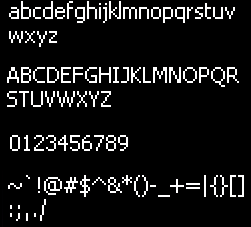
#> input picture samples/chat_ascii_02.png, 251 x 227 px, found by its file name
$ python 18_chat_threshold_test.py
#> lines starting #> are read from the running program, lines starting #| are printed output that depends on the picture; after the words box and inside, x2 and y2 are one past the last pixel; in counts of white or black regions, pixels touching at a corner belong together
### src/segment.py
"""Segmentation primitives: ROI → rows → characters.

Designed for the raid party UI initially but the row/char splitters are
generic over any cropped Name-column image.
"""
from __future__ import annotations
from dataclasses import dataclass
import numpy as np


# Raid party UI ROI (default = raid_party_05 at UI Scale 100%).
RAID_PARTY_NAME_X = (330, 478)
RAID_PARTY_DATA_Y = (78, 363)


@dataclass
class Row:
    y_abs: tuple[int, int]   # (top, bottom) in original image coords
    image: np.ndarray        # cropped RGB image of this row
    mask: np.ndarray         # binary text mask (uint8 0/255)
    baseline_y: int = -1     # baseline y within `mask` rows; -1 = unset


@dataclass
class CharBox:
    x: tuple[int, int]       # (left, right) within the row image
    image: np.ndarray        # cropped binary mask of this char (uint8 0/255)


# [35 lines left out: functions text_mask, color_text_mask, not called in this run]


def find_rows(mask: np.ndarray, y_abs_offset: int,
              min_count: int = 6, min_gap: int = 4,
              min_height: int = 6) -> list[tuple[int, int]]:
    """Return contiguous y-bands where mask has enough bright pixels.
    Returns list of (y_top_abs, y_bottom_abs), inclusive bounds."""
    row_text = (mask > 0).sum(axis=1)
    bands: list[tuple[int, int]] = []
    in_band = False
    start = 0
    gap = 0
    for y, c in enumerate(row_text):
        if c >= min_count:
            if not in_band:
                start = y
                in_band = True
            gap = 0
        else:
            if in_band:
                gap += 1
                if gap >= min_gap:
                    end = y - gap
                    if end - start + 1 >= min_height:
                        bands.append((start + y_abs_offset, end + y_abs_offset))
                    in_band = False
                    gap = 0
    if in_band:
        end = len(row_text) - 1 - gap
        if end - start + 1 >= min_height:
            bands.append((start + y_abs_offset, end + y_abs_offset))
    return bands


def find_chars(row_mask: np.ndarray,
               min_gap: int = 1,
               min_width: int = 1) -> list[tuple[int, int]]:
    """Vertical-projection segmentation: find columns containing any text
    pixel, group consecutive columns separated by gaps."""
    col_has = (row_mask > 0).any(axis=0)
    boxes: list[tuple[int, int]] = []
    in_box = False
    start = 0
    gap = 0
    for x, present in enumerate(col_has):
        if present:
            if not in_box:
                start = x
                in_box = True
            gap = 0
        else:
            if in_box:
                gap += 1
                if gap >= min_gap:
                    end = x - gap
                    if end - start + 1 >= min_width:
                        boxes.append((start, end))
                    in_box = False
                    gap = 0
    if in_box:
        end = len(col_has) - 1 - gap
        if end - start + 1 >= min_width:
            boxes.append((start, end))
    return boxes


# [136 lines left out: functions auto_split_boxes, reconcile_boxes, crop_char, tight_crop, crop_char_with_offset, not called in this run]


# Fixed-grid window dimensions for raid party UI (default scale).
# Each row's window is sized to capture the full font extent and is anchored
# at the BASELINE so that templates from different rows align regardless of
# whether the row contains descenders.
RAID_PARTY_ROW_ABOVE_BASELINE = 12   # cap-height + small margin
RAID_PARTY_ROW_BELOW_BASELINE = 3    # max descender depth + margin


def detect_baseline(band_mask: np.ndarray) -> int:
    """Return the y index (within the band mask) of the baseline.

    Baseline = lowest row whose horizontal projection is >= 50% of the peak.
    Descender rows (e.g., for 'g', 'p') have sparse pixels and fall below
    the threshold."""
    proj = (band_mask > 0).sum(axis=1).astype(np.float32)
    p_max = float(proj.max())
    if p_max == 0:
        return band_mask.shape[0] - 1
    above = proj >= (0.5 * p_max)
    indices = np.where(above)[0]
    return int(indices[-1])


# [45 lines left out: function segment_raid_party, not called in this run]

### scratch/18_chat_threshold_test.py
"""Test if a lower threshold fixes 'h' segmentation in chat font."""
from pathlib import Path
import sys
import numpy as np
from PIL import Image

ROOT = Path(r"C:\Users\Noble\Desktop\dfo_ocr")
sys.path.insert(0, str(ROOT / "src"))
from segment import find_rows, detect_baseline, find_chars  # noqa


def text_mask_with_offset(roi_rgb, offset):
    gray = roi_rgb.mean(axis=2).astype(np.float32)
    row_med = np.median(gray, axis=1, keepdims=True)
    return (gray > (row_med + offset)).astype(np.uint8) * 255


im = np.array(Image.open(ROOT / "samples" / "chat_ascii_02.png").convert("RGB"))

# Test different thresholds on line 0
print("Testing thresholds on lowercase line 0 ('abcdefghijklmnopqrstuv'):\n")
for offset in [20, 30, 40, 50, 60]:
    mask_all = text_mask_with_offset(im, offset)
    bands = find_rows(mask_all, y_abs_offset=0, min_count=3)
    if not bands:
        continue
    band_top, band_bot = bands[0]
    band_local = mask_all[band_top:band_bot + 1]
    baseline_local = detect_baseline(band_local)
    baseline_abs = band_top + baseline_local
    win_top = max(0, baseline_abs - 18 + 1)
    win_bot = min(im.shape[0], baseline_abs + 6 + 1)
    row_rgb = im[win_top:win_bot]
    row_mask = text_mask_with_offset(row_rgb, offset)
    boxes = find_chars(row_mask)
    print(f"offset={offset:2d}: {len(boxes)} boxes  widths={[r-l+1 for l,r in boxes]}")
#> this loop made 5 passes
#| offset=20: 25 boxes  widths=[10, 10, 8, 10, 10, 6, 10, 2, 2, 2, 4, 12, 2, 2, 2, 2, 2, 10, 10, 10, 4, 8, 6, 10, 10]
#| offset=30: 25 boxes  widths=[10, 10, 8, 10, 10, 6, 10, 2, 2, 2, 4, 12, 2, 2, 2, 2, 2, 10, 10, 10, 4, 8, 6, 10, 10]
#| offset=40: 25 boxes  widths=[10, 10, 8, 10, 10, 6, 10, 2, 2, 2, 4, 12, 2, 2, 2, 2, 2, 10, 10, 10, 4, 8, 6, 10, 10]
#| offset=50: 25 boxes  widths=[10, 10, 8, 10, 10, 6, 10, 2, 2, 2, 4, 12, 2, 2, 2, 2, 2, 10, 10, 10, 4, 8, 6, 10, 10]
#| offset=60: 25 boxes  widths=[10, 10, 8, 10, 10, 6, 10, 2, 2, 2, 4, 12, 2, 2, 2, 2, 2, 10, 10, 10, 4, 8, 6, 10, 10]
#> pass 1, `mask_all = text_mask_with_offset(im, offset)`:
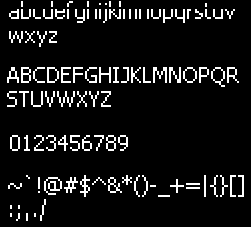
#> mask_all: shape (227, 251); 8.4% white in thin lines or dots
#> pass 1, `band_local = mask_all[band_top:band_bot + 1]`:
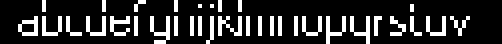
#> band_local: shape (22, 251) (shown 2 times larger); 17.6% white in thin lines or dots
#> pass 1, `row_rgb = im[win_top:win_bot]`:
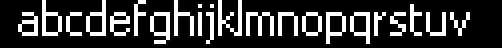
#> row_rgb: shape (24, 251, 3) (shown 2 times larger); mean R, G, B 52.9, 52.8, 52.8
#> after the loop:
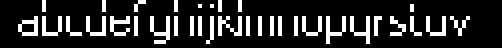
#> row_mask: shape (24, 251) (shown 2 times larger); 16.1% white in thin lines or dots, all inside (x1, y1, x2, y2) = (9, 0, 235, 22)

# Also dump the actual gray values at col 89-94 (suspected 'h' arch gap)
print("\nGray values at row=10 (near baseline), cols 75-100:")
gray = im.mean(axis=2)
print("col:", "  ".join(f"{c:3d}" for c in range(75, 101)))
for y in [4, 6, 8, 10, 12, 14, 16, 18]:
    print(f"y={y:2d}:", " ".join(f"{int(gray[y, c]):3d}" for c in range(75, 101)))
#> this loop made 8 passes
#| y= 4:   0   0   0   0   0   0   0   0   0   0   0   2 255 255  11   0   0   0   0   0   0   0   0   4 255 255
#| y= 6:   0   2   7   7   0   0   1   1   5   5   9   9 255 255   5   5   5   5   3   3   9   0   0   7   3   3
#| y= 8:   1   1 255 255 255 255 255 255 255 255   9   9 255 255 255 255 255 255 255 255  11  11   9   9 255 255
#| y=10: 255 255   0   0   0   0   0   0 255 255   7   7 255 255   9   0   0   0   0   7 255 255  11  11 255 255
#| y=12: 255 255   2   0   0   0   0   0 255 255   7   7 255 255   9   0   0   0   0   7 255 255  11  11 255 255
#| y=14: 255 255   5   0   0   0   0   0 255 255   7   7 255 255  10   0   0   0   0   6 255 255  10  10 255 255
#| y=16: 255 255   5   5   0   0   0   0 255 255   7   7 255 255  11   0   0   0   0   5 255 255   8   8 255 255
#| y=18:   0   0 255 255 255 255 255 255 255 255   7   7 255 255  11   0   0   0   0   6 255 255  10  10 255 255

$ run again, with samples/chat_ascii_01.png copied over samples/chat_ascii_02.png
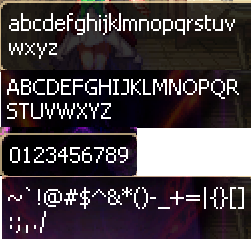
#> input picture samples/chat_ascii_01.png, 251 x 239 px, found by its file name
#> the loop `for offset in [20, 30, 40, 50, 60]:` made 5 passes
#> (band_bot, proj in detect_baseline, p_max in detect_baseline, indices in detect_baseline, baseline_local, baseline_abs, win_top, win_bot) on passes 2 to 4: (8, [76, 0, 0, 7, 7, 3, 3, 3, 3], 76, [0], 0, 0, 0, 7), (8, [76, 0, 0, 7, 7, 3, 3, 3, 3], 76, [0], 0, 0, 0, 7), (8, [76, 0, 0, 7, 7, 3, 3, 3, 3], 76, [0], 0, 0, 0, 7)
#> (printed output is left out)
#> pass 1, `mask_all = text_mask_with_offset(im, offset)`:
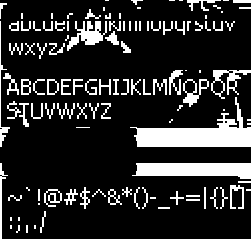
#> mask_all: shape (239, 251); 16.9% white; 114 white regions (32 under 20 px), largest, box (x1, y1, x2, y2) and area: (130, 97, 251, 147) 2458, (132, 163, 251, 179) 1528, (67, 21, 107, 51) 532
#> after the loop `for offset in [20, 30, 40, 50, 60]:`:
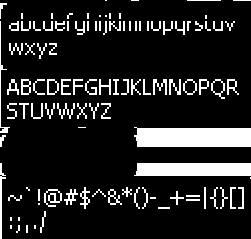
#> mask_all: shape (239, 251); 13.8% white; 105 white regions (23 under 20 px), largest, box (x1, y1, x2, y2) and area: (134, 127, 251, 147) 2179, (134, 163, 251, 176) 1489, (0, 163, 6, 239) 166
#> the loop `for y in [4, 6, 8, 10, 12, 14, 16, 18]:` made 8 passes
#| y= 4:  13  13  10  10  40  40  22  22  22  22  22  22  29  29  22  22  14  14  16  16  22  22  22  22  18  18
#| y= 6:  17  17  17  17  10  10  22  22  22  22  21  21  19  19  11  11  16  16  22  22  22  22  22  22  21  21
#| y= 8:  17  17  13  13  10  10  29  29  22  22  21  21  16  16  29  29  33  33  18  18  23  23  22  22  22  22
#| y=10:  13  13  10  10  24  24  29  29  29  29  18  18  32  32  48  48  44  44  33  33  19  19  22  22  23  23
#| y=12:  10  10  13  13  39  39  29  29  29  29  18  18  33  33  49  49  44  44  33  33  19  19  23  23  24  24
#> (further printed lines are left out)

$ run again, with samples/chat_ascii_baseline.png copied over samples/chat_ascii_02.png
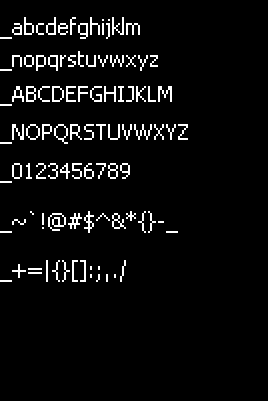
#> input picture samples/chat_ascii_baseline.png, 268 x 401 px, found by its file name
#> im: shape (401, 268, 3); 4.9% white in thin lines or dots, all inside (x1, y1, x2, y2) = (0, 17, 188, 282)
#> the loop `for offset in [20, 30, 40, 50, 60]:` made 5 passes
#| offset=20: 12 boxes  widths=[22, 10, 8, 10, 10, 6, 10, 10, 2, 4, 12, 14]
#| offset=30: 12 boxes  widths=[22, 10, 8, 10, 10, 6, 10, 10, 2, 4, 12, 14]
#| offset=40: 12 boxes  widths=[22, 10, 8, 10, 10, 6, 10, 10, 2, 4, 12, 14]
#| offset=50: 12 boxes  widths=[22, 10, 8, 10, 10, 6, 10, 10, 2, 4, 12, 14]
#| offset=60: 12 boxes  widths=[22, 10, 8, 10, 10, 6, 10, 10, 2, 4, 12, 14]
#> pass 1, `band_local = mask_all[band_top:band_bot + 1]`:
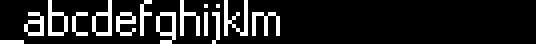
#> band_local: shape (22, 268) (shown 2 times larger); 13.3% white in thin lines or dots, all inside (x1, y1, x2, y2) = (0, 0, 140, 22)
#> pass 1, `row_rgb = im[win_top:win_bot]`:
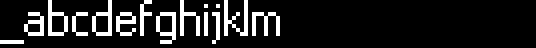
#> row_rgb: shape (24, 268, 3) (shown 2 times larger); 12.2% white in thin lines or dots, all inside (x1, y1, x2, y2) = (0, 0, 140, 22)
#> the loop `for y in [4, 6, 8, 10, 12, 14, 16, 18]:` made 8 passes
#| y= 4:   0   0   0   0   0   0   0   0   0   0   0   0   0   0   0   0   0   0   0   0   0   0   0   0   0   0
#| y= 6:   0   0   0   0   0   0   0   0   0   0   0   0   0   0   0   0   0   0   0   0   0   0   0   0   0   0
#| y= 8:   0   0   0   0   0   0   0   0   0   0   0   0   0   0   0   0   0   0   0   0   0   0   0   0   0   0
#| y=10:   0   0   0   0   0   0   0   0   0   0   0   0   0   0   0   0   0   0   0   0   0   0   0   0   0   0
#| y=12:   0   0   0   0   0   0   0   0   0   0   0   0   0   0   0   0   0   0   0   0   0   0   0   0   0   0
#> (further printed lines are left out)
